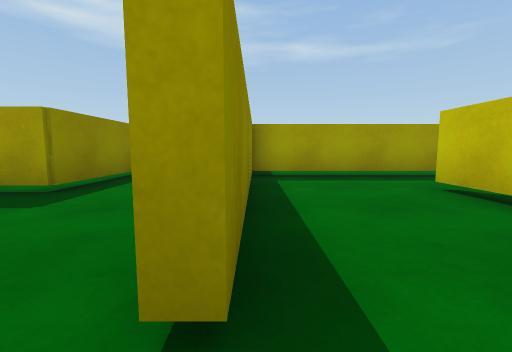
[1] (above)

12 first-person views from a walk through a Unity game level. The camera is 0.58 m above the floor, tilts 6° down and sees 90° across. The floor is counted in squares, 1 m on a side. Each view is taken from the middle of a square. On the plan, view 1 faces up. The plan holds only what a view shows up to about 9 squares ahead; the rest is blank. The place goes on beyond the plan. The player is left out. Surface patterns are stand-ins for the level's own textures.

[2]
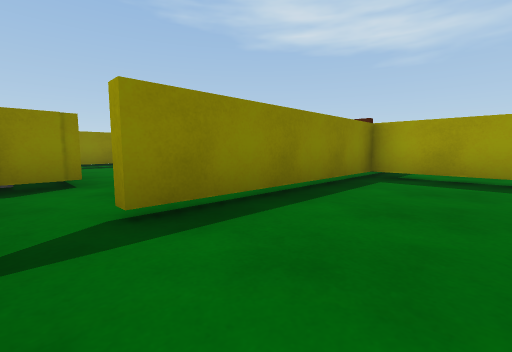

[3]
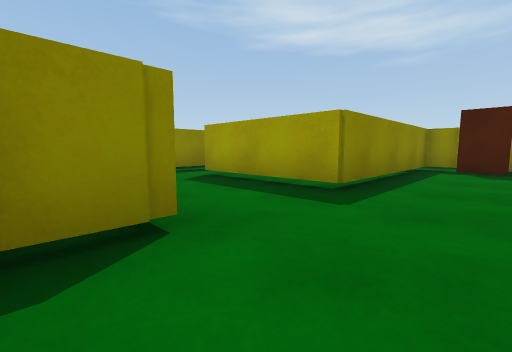

[4]
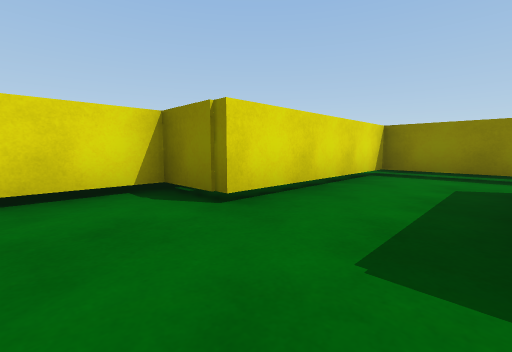

[5]
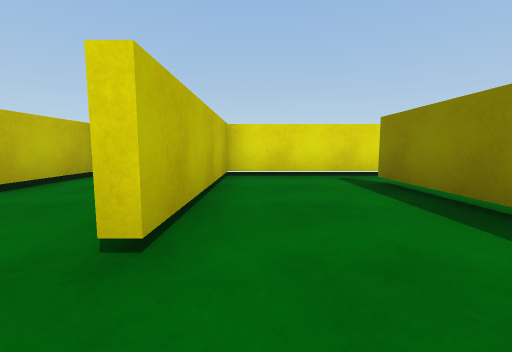

[6]
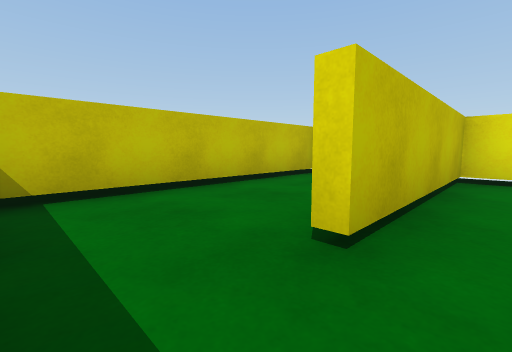

[7]
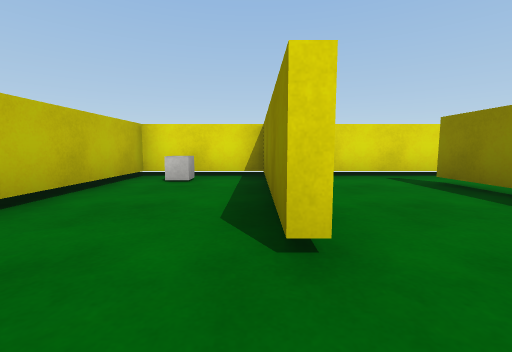

[8]
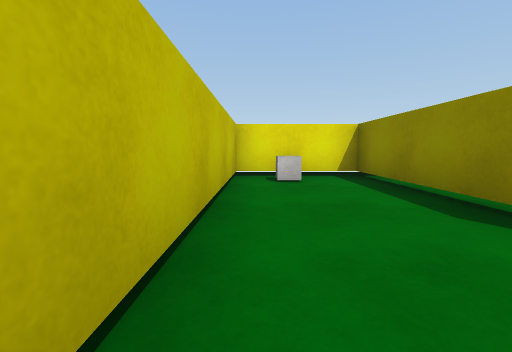

[9]
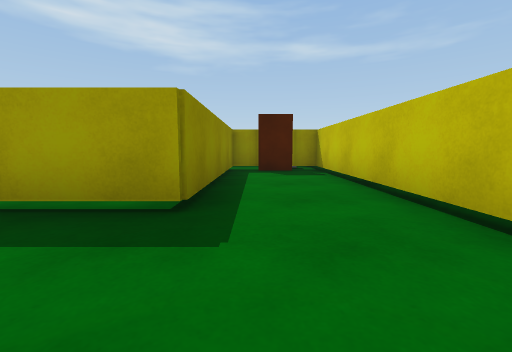

[10]
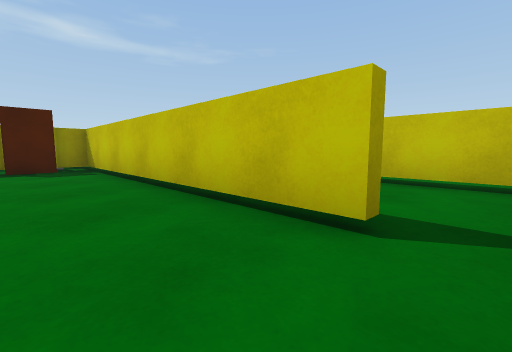

[11]
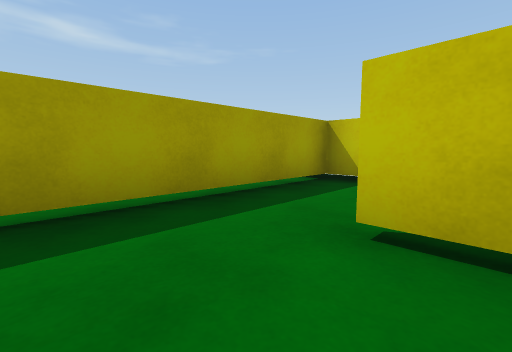

[12]
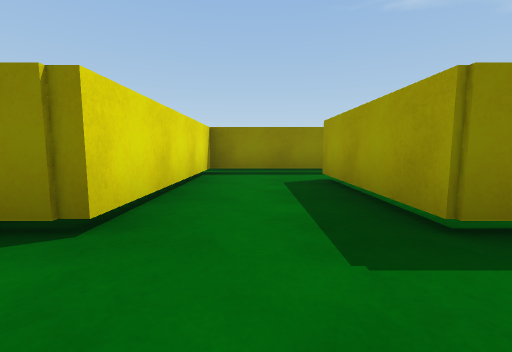

### Floor plan
Key: @ floor where view 1 was taken; # wall or solid block; . floor; T thing the floor can be seen under or through; C cube.
Columns run from 7 left of view 1 to 6 right of it. Each row starts with its distance up from view 1.
  8     ####
  7     #..#
  6     #..#######
  5     #..#.....#
  4     #..T.....#
  3 #####..T..T..#
  2 #......T..T..#
  1 #####..T..T..#
  0     #..@..TC.#
 -1     ##########

Positions as (right, up) in squares from view 1, and headings:
1: (0, 0), facing up
2: (2, 0), facing up-left
3: (-1, 0), facing up-left
4: (-1, 3), facing down-left
5: (2, 5), facing down
6: (2, 5), facing down-right
7: (3, 5), facing down
8: (5, 5), facing down
9: (-2, 1), facing up
10: (-2, 0), facing up-right
11: (1, 3), facing up-right
12: (-1, 2), facing left
